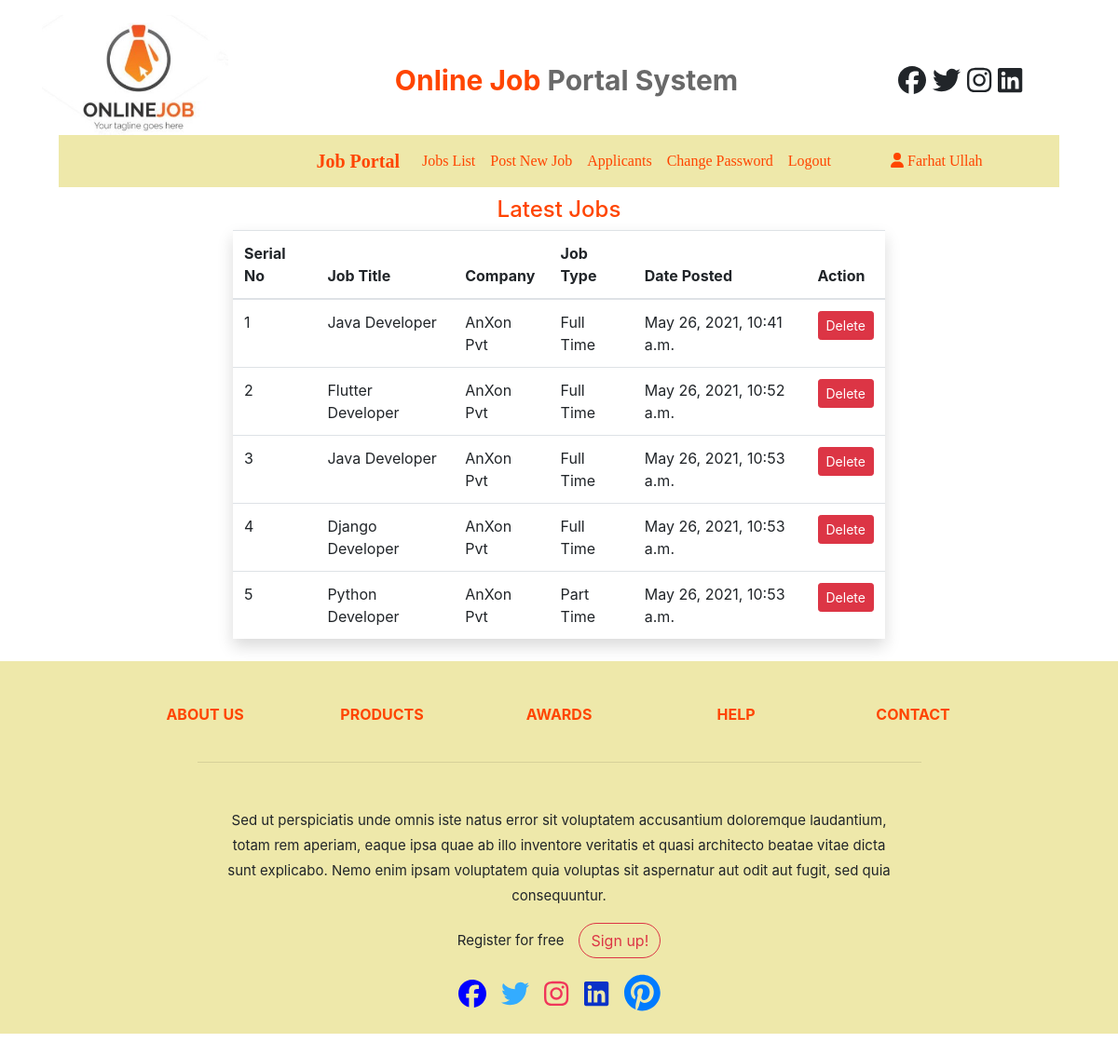
Screenshot of /latestjobs/ (signed in) with the database file from the repository.
### job/models.py (models this page shows, shortened)
class Job(models.Model):
    title=models.CharField(max_length=100)
    type=models.CharField(max_length=100)
    company=models.ForeignKey(Recruiter,on_delete=models.CASCADE)
    salary=models.IntegerField()
    desc=models.TextField(max_length=500)
    location=models.CharField(max_length=50)
    date_posted=models.DateTimeField(auto_now_add=True)
    deadline=models.DateTimeField(auto_now_add=False)

class Recruiter(models.Model):
    user=models.ForeignKey(User, on_delete=models.CASCADE)
    mobile=models.CharField(max_length=15,null=True)
    image=models.FileField(null=True)
    gender=models.CharField(max_length=15,null=True)
    company=models.CharField(max_length=15,null=True)
    typ=models.CharField(max_length=20,null=True)
    status=models.CharField(max_length=20,null=True)

### job/views.py (the view)
# urls.py: path('latestjobs/',latestjob,name='latestjobs'),
def latestjob(request):
    user=Recruiter.objects.get(user=request.user)
    jobs=Job.objects.all()
    d={'jobs':jobs,'user':user}
    return render(request,'latestjob.html',d)

### job/templates/latestjob.html
{% load static %}
{% block body %}
{% include 'user_navigation.html' %}
    <h4 class="text-center" style=" padding-top: 10px;color: orangered;">Latest Jobs</h4>
<table class="table table-hover container shadow p-5 col-md-7">
    <thead>
        <tr>
            <th>Serial No</th>
            <th>Job Title</th>
            <th>Company</th>
            <th>Job Type</th>
            <th>Date Posted</th>
            <th>Action</th>
        </tr>
    </thead>
    <tbody>
        {% for job in jobs %}
        <tr>
            <td>{{forloop.counter}}</td>
            <td>{{job.title}}</td>
            <td>{{user.company}}</td>
            <td>{{job.type}}</td>
            <td>{{job.date_posted}}</td>
           <td>
                <a href="{% url 'jobdetail' job.id %}" class="btn btn-sm btn-danger">Delete</a></td>
        </tr>
        {% endfor %}
    </tbody>
</table>
<div class="my-4">
{% include 'footer.html' %}
</div>
{% endblock body %}

### job/templates/user_navigation.html (shortened to what this page needs)
<!DOCTYPE html>
{% load static %}
<html lang="en">
<head>
    <link rel="stylesheet" href="{% static 'style.css' %}" />
    <link rel="stylesheet" href="{% static 'core/css/all.min.css' %}" />
    <link rel="stylesheet" href="{% static 'core/css/bootstrap.min.css' %}" />
    <link rel="stylesheet" href="https://cdnjs.cloudflare.com/ajax/libs/font-awesome/4.7.0/css/font-awesome.min.css">
</head>
</head>
<body>
    <div class="container">
        <div class="row mt-3">
            <div class="col-sm-3">
                <img src="{% static 'images/logo.jpg' %}" style="width: 200px;">
            </div>
            <div class="col-sm-6 mt-5 text-center">
                <span style="font-weight: bold; font-size: 30px;" class="ml-3" >
                    <span style="color:orangered" >Online Job</span>
                    <span style="color: #696969">Portal System</span>
                </span>
            </div>
            <div class="col-sm-3 mt-5">
                <span style="font-weight: bold; font-size: 30px;padding-left: 25%;">
                    <span><i class="fab fa-facebook"></i></i></span>
                    <span><i class="fab fa-twitter"></i></span>
                    <span><i class="fab fa-instagram"></i></span>
                    <span><i class="fab fa-linkedin"></i></span>
                </span>
            </div>
        </div>
    </div>
<div class="container-fluid">
<nav class=" navbar navbar-expand-sm navigation mx-5" style="background-color: #EEE8AA;">
    <a href="" class="navbar-brand  font-weight-bold" style="color: #FF4500;margin-left: 25%;">Job Portal</a>
    <ul class="navbar-nav">
        <li class="nav-item">
            <a class="nav-link" href="{% url 'latestjobs' %}">Jobs List</a>
        </li>
        <li class="nav-item">
            <a class="nav-link" href="{% url 'post_job' %}">Post New Job</a>
        </li>
        <li class="nav-item">
            <a class="nav-link" href="{% url 'appdetail' %}">Applicants</a>
        </li>
        <li class="nav-item">
            <a class="nav-link" href="#">Change Password</a>
        </li>
        <li class="nav-item">
            <a class="nav-link" href="{% url 'user_logout' %}">Logout</a>
        </li>
        <li class="nav-item ml-5">
            <a class="nav-link text-capitalize" href="{% url 'index' %}"><i class="fa fa-user" aria-hidden="true"></i> {{request.user.first_name}} {{request.user.last_name}}</a>
        </li>
    </ul>
</nav>
</div>
</body>
</html>

### job/static/style.css (style rules this page uses)
html { font-family: 'Montserrat', sans-serif; }
body { font-family: 'Montserrat', sans-serif; }
html { font-family: 'Montserrat', sans-serif; scroll-behavior: smooth; }
.navigation { font-family: cursive; }
.nav-link { color: orangered; }
img { height: 100%; width: 100%; object-fit: cover; }

### rows the page displays
Job: title "Java Developer", type "Full Time", date_posted "May 26, 2021, 10:41 a.m."
Recruiter: company "AnXon Pvt"
Job: title "Flutter Developer", type "Full Time", date_posted "May 26, 2021, 10:52 a.m."
Job: title "Java Developer", type "Full Time", date_posted "May 26, 2021, 10:53 a.m."
Job: title "Django Developer", type "Full Time", date_posted "May 26, 2021, 10:53 a.m."
Job: title "Python Developer", type "Part Time", date_posted "May 26, 2021, 10:53 a.m."

### other values shown
{{ request.user.first_name }} "Farhat"
{{ request.user.last_name }} "Ullah"
